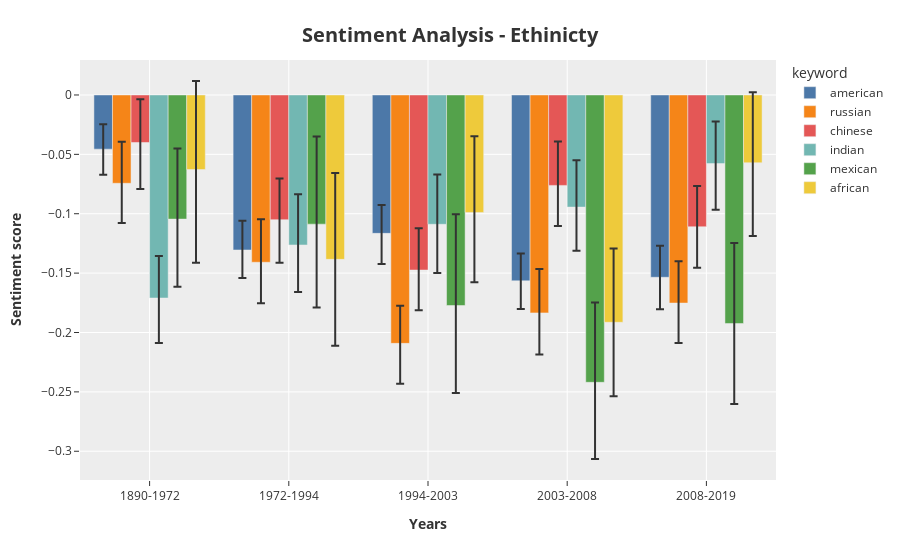

The cell this chart's notebook holds for it:
### Code cell
df = df_sentiments_context[df_sentiments_context['Type']=='Ethnicity']
fig = px.bar(
    df, 
    x='interval_id', 
    y='mean_sent', 
    color='keyword', 
    barmode='group',
    labels={
         'interval_id': '<b>Years<b>',
         'mean_sent': '<b>Sentiment score<b>',
     },
    error_y='e_plus',
    error_y_minus='e_minus',
    color_discrete_sequence=px.colors.qualitative.T10,
    template='ggplot2'
    
)

fig.update_layout(
    xaxis = dict(
            tickmode = 'array',
            tickvals = list(intervals.keys()),
            ticktext = list(intervals.values())
        ),

    title={
        'text': '<b>Sentiment Analysis - Ethinicty<b>',
        'y':0.95,
        'x':0.5,
        'xanchor': 'center',
        'yanchor': 'top',
        'font':{
            'size':20,
        }
    },
    
)

fig.write_html(Path('../plots/sentiment_ethnicity.html'))


fig.show()

### Figure 1 — Plotly figure (JSON) as saved in the notebook; plotly's stock layout.template omitted (floating-point values rounded to 4 significant figures)
{"data": [{"alignmentgroup": "True", "error_y": {"array": [-0.02147, -0.02357, -0.02577, -0.02365, -0.02697], "arrayminus": [-0.02087, -0.02452, -0.02396, -0.02302, -0.02658]}, "hovertemplate": "keyword=american<br><b>Years<b>=%{x}<br><b>Sentiment score<b>=%{y}<extra></extra>", "legendgroup": "american", "marker": {"color": "#4C78A8", "pattern": {"shape": ""}}, "name": "american", "offsetgroup": "american", "orientation": "v", "showlegend": true, "textposition": "auto", "type": "bar", "x": [1, 2, 3, 4, 5], "xaxis": "x", "y": [-0.04562, -0.1305, -0.1165, -0.1565, -0.1535], "yaxis": "y"}, {"alignmentgroup": "True", "error_y": {"array": [-0.03335, -0.03462, -0.03396, -0.03512, -0.03366], "arrayminus": [-0.03504, -0.03626, -0.03159, -0.03687, -0.03521]}, "hovertemplate": "keyword=russian<br><b>Years<b>=%{x}<br><b>Sentiment score<b>=%{y}<extra></extra>", "legendgroup": "russian", "marker": {"color": "#F58518", "pattern": {"shape": ""}}, "name": "russian", "offsetgroup": "russian", "orientation": "v", "showlegend": true, "textposition": "auto", "type": "bar", "x": [1, 2, 3, 4, 5], "xaxis": "x", "y": [-0.07436, -0.1409, -0.2092, -0.1835, -0.1752], "yaxis": "y"}, {"alignmentgroup": "True", "error_y": {"array": [-0.03911, -0.03629, -0.03388, -0.03418, -0.03443], "arrayminus": [-0.03647, -0.03475, -0.03519, -0.03701, -0.03441]}, "hovertemplate": "keyword=chinese<br><b>Years<b>=%{x}<br><b>Sentiment score<b>=%{y}<extra></extra>", "legendgroup": "chinese", "marker": {"color": "#E45756", "pattern": {"shape": ""}}, "name": "chinese", "offsetgroup": "chinese", "orientation": "v", "showlegend": true, "textposition": "auto", "type": "bar", "x": [1, 2, 3, 4, 5], "xaxis": "x", "y": [-0.04, -0.105, -0.1474, -0.07616, -0.111], "yaxis": "y"}, {"alignmentgroup": "True", "error_y": {"array": [-0.0379, -0.03969, -0.04098, -0.03674, -0.03881], "arrayminus": [-0.03548, -0.0428, -0.04198, -0.03934, -0.03553]}, "hovertemplate": "keyword=indian<br><b>Years<b>=%{x}<br><b>Sentiment score<b>=%{y}<extra></extra>", "legendgroup": "indian", "marker": {"color": "#72B7B2", "pattern": {"shape": ""}}, "name": "indian", "offsetgroup": "indian", "orientation": "v", "showlegend": true, "textposition": "auto", "type": "bar", "x": [1, 2, 3, 4, 5], "xaxis": "x", "y": [-0.171, -0.1263, -0.1089, -0.09441, -0.0578], "yaxis": "y"}, {"alignmentgroup": "True", "error_y": {"array": [-0.05701, -0.07026, -0.07366, -0.06458, -0.06775], "arrayminus": [-0.05938, -0.07377, -0.07692, -0.0672, -0.06775]}, "hovertemplate": "keyword=mexican<br><b>Years<b>=%{x}<br><b>Sentiment score<b>=%{y}<extra></extra>", "legendgroup": "mexican", "marker": {"color": "#54A24B", "pattern": {"shape": ""}}, "name": "mexican", "offsetgroup": "mexican", "orientation": "v", "showlegend": true, "textposition": "auto", "type": "bar", "x": [1, 2, 3, 4, 5], "xaxis": "x", "y": [-0.1045, -0.1088, -0.1773, -0.2419, -0.1924], "yaxis": "y"}, {"alignmentgroup": "True", "error_y": {"array": [-0.07853, -0.07266, -0.05882, -0.0622, -0.06164], "arrayminus": [-0.07451, -0.07275, -0.06417, -0.0622, -0.05936]}, "hovertemplate": "keyword=african<br><b>Years<b>=%{x}<br><b>Sentiment score<b>=%{y}<extra></extra>", "legendgroup": "african", "marker": {"color": "#EECA3B", "pattern": {"shape": ""}}, "name": "african", "offsetgroup": "african", "orientation": "v", "showlegend": true, "textposition": "auto", "type": "bar", "x": [1, 2, 3, 4, 5], "xaxis": "x", "y": [-0.06275, -0.1384, -0.09893, -0.1914, -0.05708], "yaxis": "y"}], "layout": {"barmode": "group", "legend": {"title": {"text": "keyword"}, "tracegroupgap": 0}, "margin": {"t": 60}, "title": {"font": {"size": 20}, "text": "<b>Sentiment Analysis - Ethinicty<b>", "x": 0.5, "xanchor": "center", "y": 0.95, "yanchor": "top"}, "xaxis": {"anchor": "y", "domain": [0, 1], "tickmode": "array", "ticktext": ["1890-1972", "1972-1994", "1994-2003", "2003-2008", "2008-2019"], "tickvals": [1, 2, 3, 4, 5], "title": {"text": "<b>Years<b>"}}, "yaxis": {"anchor": "x", "domain": [0, 1], "title": {"text": "<b>Sentiment score<b>"}}}}
